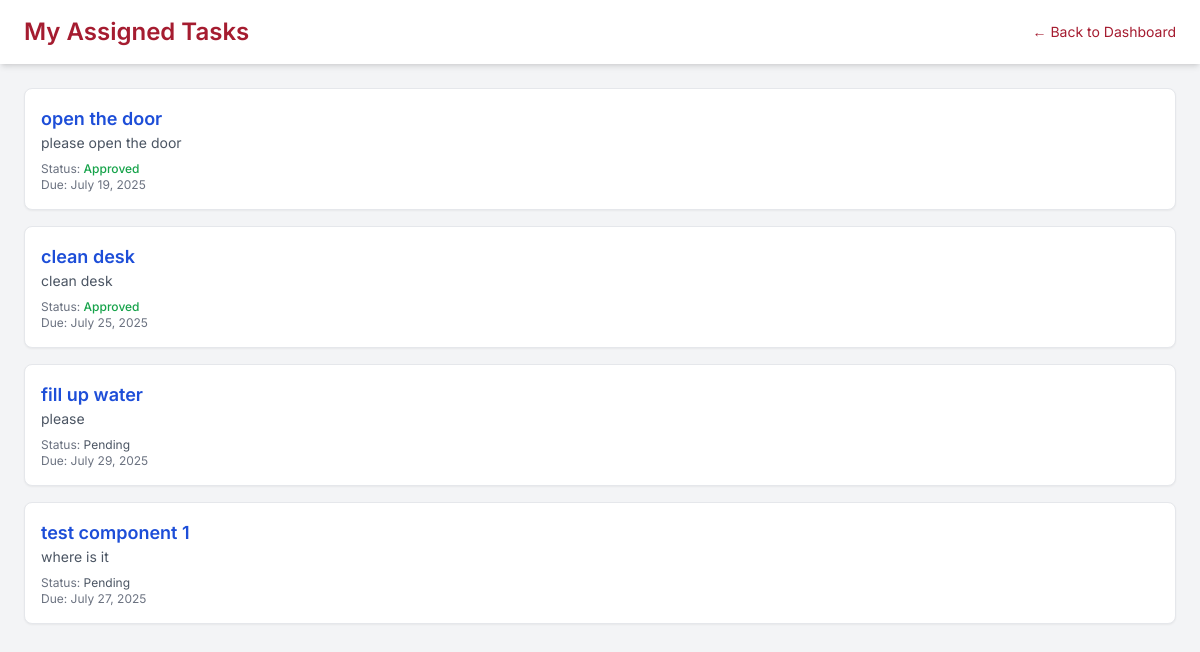
Page /my-tasks/ (signed in) on the earlier database version.
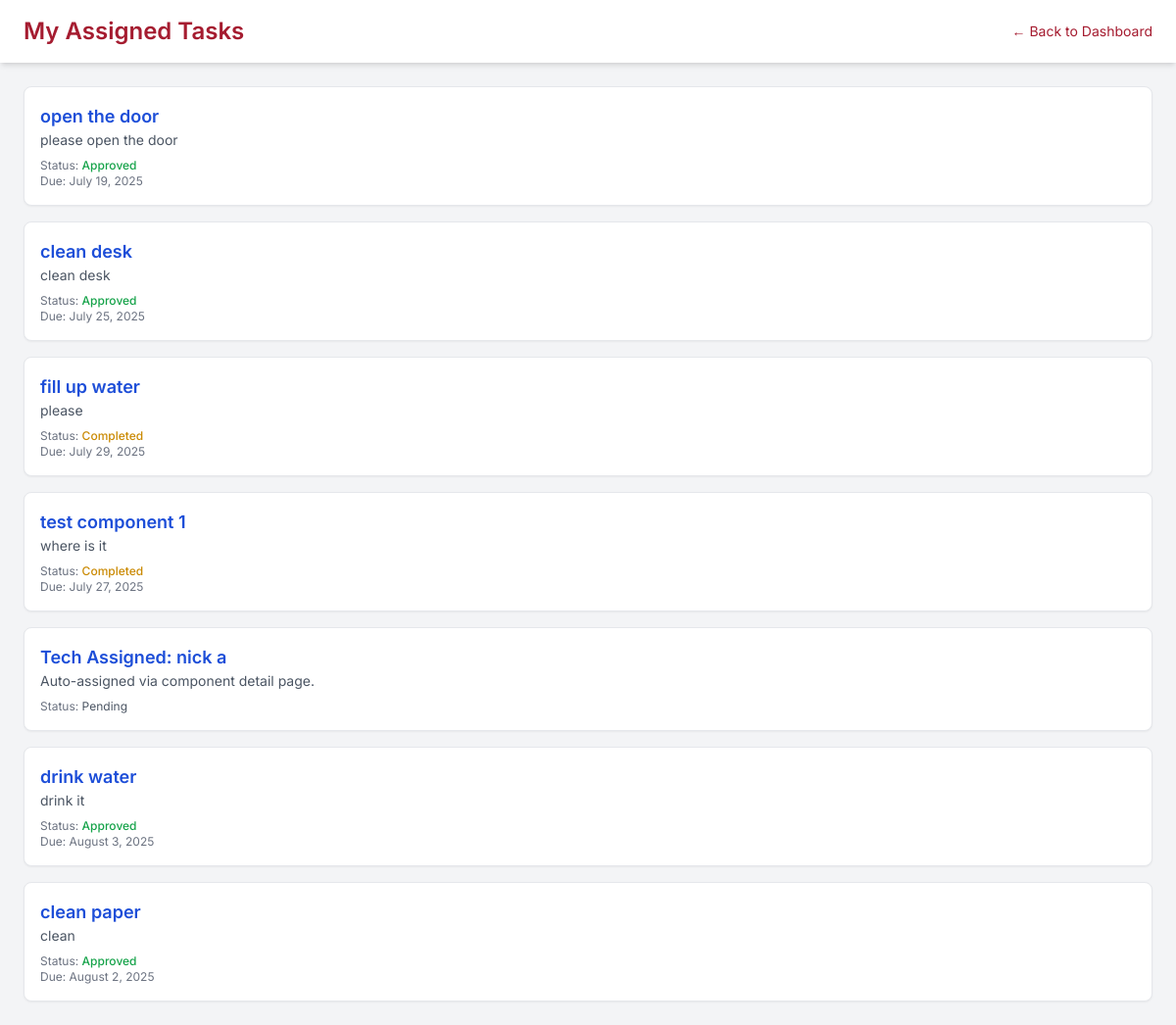
Same page on the later database version.
### tracker/models.py (models this page shows, shortened)
class Task(models.Model):
    section = models.CharField(max_length=20, blank=True, null=True)
    title = models.CharField(max_length=100)
    description = models.TextField(blank=True)
    project = models.ForeignKey(Project, on_delete=models.CASCADE, related_name='tasks', null=True, blank=True)
    component = models.ForeignKey(Component, on_delete=models.SET_NULL, null=True, blank=True)
    assigned_to = models.ForeignKey(User, on_delete=models.SET_NULL, null=True, blank=True)
    completed = models.BooleanField(default=False)
    submitted_for_approval = models.BooleanField(default=False)
    is_approved = models.BooleanField(default=False)
    notes = models.TextField(blank=True, null=True)
    image = models.ImageField(upload_to='tasks/images/', blank=True, null=True)
    video = models.FileField(upload_to='tasks/videos/', blank=True, null=True)
    audio = models.FileField(upload_to='tasks/audio/', blank=True, null=True)
    document = models.FileField(upload_to='tasks/docs/', blank=True, null=True)
    due_date = models.DateField(null=True, blank=True)
    status = models.CharField(
        max_length=20,
        choices=[('todo', 'To Do'), ('in_progress', 'In Progress'), ('completed', 'Completed'), ('approved', 'Approved')],
        default='todo'
    )
    created_at = models.DateTimeField(auto_now_add=True)

### tracker/views.py (the view)
# urls.py: path('my-tasks/', views.tech_tasks_view, name='tech_tasks'),
@login_required
def tech_tasks_view(request):
    tasks = Task.objects.filter(assigned_to=request.user)
    return render(request, 'tracker/tech_tasks.html', {'tasks': tasks})

### tracker/templates/tracker/tech_tasks.html (shortened to what this page needs)
<!DOCTYPE html>
<html lang="en">
<head>
  <script src="https://cdn.tailwindcss.com"></script>
</head>
<body class="bg-gray-100 text-gray-800 font-inter">
  <header class="bg-white shadow-md px-6 py-4 flex justify-between items-center">
    <h1 class="text-2xl font-semibold text-[#a51c30]">My Assigned Tasks</h1>
    <a href="{% url 'tech_dashboard' %}" class="text-sm text-[#a51c30] hover:underline">← Back to Dashboard</a>
  </header>
  <main class="p-6">
    {% if tasks %}
      <ul class="space-y-4">
        {% for task in tasks %}
          <li class="bg-white shadow-sm rounded-lg p-4 border hover:bg-gray-50 transition">
            <a href="{% url 'task_detail' task.id %}" class="block">
              <h2 class="text-lg font-semibold text-blue-700 hover:underline">{{ task.title }}</h2>
              <p class="text-sm text-gray-600">{{ task.description }}</p>
              <div class="text-xs text-gray-500 mt-2">
                <p>Status:
                  {% if task.is_approved %}
                    <span class="text-green-600 font-medium">Approved</span>
                  {% elif task.completed %}
                    <span class="text-yellow-600 font-medium">Completed</span>
                  {% else %}
                    <span class="text-gray-600">Pending</span>
                  {% endif %}
                </p>
                {% if task.due_date %}
                  <p>Due: {{ task.due_date|date:"F j, Y" }}</p>
                {% endif %}
              </div>
            </a>
          </li>
        {% endfor %}
      </ul>
    {% else %}
      <p class="text-gray-600">You have no tasks assigned.</p>
    {% endif %}
  </main>
</body>
</html>

### tracker/templates/tracker/tech_tasks.html (style rules this page uses)
.font-inter { font-family: 'Inter', sans-serif; }

Differences in the rows shown:
changed Task "fill up water": completed "Pending" → "Completed"
changed Task "test component 1": completed "Pending" → "Completed"
added Task: title "Tech Assigned: nick a", description "Auto-assigned via component detail page.", is_approved "Pending"
added Task: title "drink water", description "drink it", is_approved "Approved", due_date "August 3, 2025"
added Task: title "clean paper", description "clean", is_approved "Approved", due_date "August 2, 2025"
